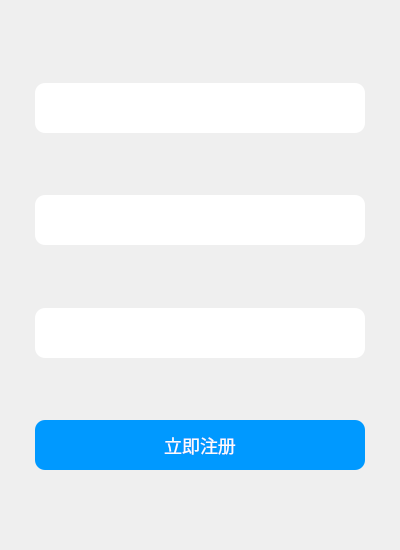
<?xml version="1.0" encoding="UTF-8"?>
<ui version="4.0">
 <class>Reg</class>
 <widget class="QWidget" name="Reg">
  <property name="geometry">
   <rect>
    <x>0</x>
    <y>0</y>
    <width>400</width>
    <height>550</height>
   </rect>
  </property>
  <property name="sizePolicy">
   <sizepolicy hsizetype="Fixed" vsizetype="Fixed">
    <horstretch>0</horstretch>
    <verstretch>0</verstretch>
   </sizepolicy>
  </property>
  <property name="minimumSize">
   <size>
    <width>400</width>
    <height>550</height>
   </size>
  </property>
  <property name="maximumSize">
   <size>
    <width>400</width>
    <height>550</height>
   </size>
  </property>
  <property name="contextMenuPolicy">
   <enum>Qt::ContextMenuPolicy::ActionsContextMenu</enum>
  </property>
  <property name="windowTitle">
   <string/>
  </property>
  <property name="styleSheet">
   <string notr="true"/>
  </property>
  <layout class="QVBoxLayout" name="centralLayout" stretch="0,0,0,0,0,0,0,0,0,0,0,0,0">
   <property name="spacing">
    <number>3</number>
   </property>
   <property name="leftMargin">
    <number>0</number>
   </property>
   <property name="topMargin">
    <number>0</number>
   </property>
   <property name="rightMargin">
    <number>0</number>
   </property>
   <property name="bottomMargin">
    <number>0</number>
   </property>
   <item>
    <widget class="QWidget" name="menuWidget" native="true">
     <property name="sizePolicy">
      <sizepolicy hsizetype="Fixed" vsizetype="Fixed">
       <horstretch>0</horstretch>
       <verstretch>0</verstretch>
      </sizepolicy>
     </property>
     <property name="minimumSize">
      <size>
       <width>400</width>
       <height>40</height>
      </size>
     </property>
     <property name="maximumSize">
      <size>
       <width>400</width>
       <height>40</height>
      </size>
     </property>
     <layout class="QHBoxLayout" name="horizontalLayout">
      <item>
       <spacer name="horizontalSpacer">
        <property name="orientation">
         <enum>Qt::Orientation::Horizontal</enum>
        </property>
        <property name="sizeHint" stdset="0">
         <size>
          <width>343</width>
          <height>19</height>
         </size>
        </property>
       </spacer>
      </item>
      <item>
       <widget class="QPushButton" name="shutdownButton">
        <property name="sizePolicy">
         <sizepolicy hsizetype="Fixed" vsizetype="Fixed">
          <horstretch>0</horstretch>
          <verstretch>0</verstretch>
         </sizepolicy>
        </property>
        <property name="minimumSize">
         <size>
          <width>30</width>
          <height>30</height>
         </size>
        </property>
        <property name="maximumSize">
         <size>
          <width>30</width>
          <height>30</height>
         </size>
        </property>
        <property name="styleSheet">
         <string notr="true">QPushButton{
    border:none;
    background:transparent;
	border-radius:5px;
	font-size:18px;
}

QPushButton:hover{
    background: #ff4444;
    color: white;
}</string>
        </property>
        <property name="text">
         <string/>
        </property>
       </widget>
      </item>
     </layout>
    </widget>
   </item>
   <item>
    <spacer name="verticalSpacer_5">
     <property name="orientation">
      <enum>Qt::Orientation::Vertical</enum>
     </property>
     <property name="sizeType">
      <enum>QSizePolicy::Policy::Fixed</enum>
     </property>
     <property name="sizeHint" stdset="0">
      <size>
       <width>20</width>
       <height>40</height>
      </size>
     </property>
    </spacer>
   </item>
   <item alignment="Qt::AlignmentFlag::AlignHCenter|Qt::AlignmentFlag::AlignVCenter">
    <widget class="QWidget" name="phoneHolder" native="true">
     <property name="sizePolicy">
      <sizepolicy hsizetype="Fixed" vsizetype="Fixed">
       <horstretch>0</horstretch>
       <verstretch>0</verstretch>
      </sizepolicy>
     </property>
     <property name="minimumSize">
      <size>
       <width>330</width>
       <height>50</height>
      </size>
     </property>
     <property name="maximumSize">
      <size>
       <width>330</width>
       <height>50</height>
      </size>
     </property>
     <property name="styleSheet">
      <string notr="true">QWidget#phoneHolder {
    background-color: #ffffff;
    border: none;
	border-top-left-radius: 10px;
	border-top-right-radius:10px;
	border-bottom-left-radius:10px;
	border-bottom-right-radius:10px;
}

</string>
     </property>
     <layout class="QVBoxLayout" name="verticalLayout_2">
      <property name="spacing">
       <number>0</number>
      </property>
      <property name="leftMargin">
       <number>0</number>
      </property>
      <property name="topMargin">
       <number>0</number>
      </property>
      <property name="rightMargin">
       <number>0</number>
      </property>
      <property name="bottomMargin">
       <number>0</number>
      </property>
      <item alignment="Qt::AlignmentFlag::AlignHCenter|Qt::AlignmentFlag::AlignVCenter">
       <widget class="QLineEdit" name="phoneNumber">
        <property name="sizePolicy">
         <sizepolicy hsizetype="Fixed" vsizetype="Fixed">
          <horstretch>0</horstretch>
          <verstretch>0</verstretch>
         </sizepolicy>
        </property>
        <property name="minimumSize">
         <size>
          <width>300</width>
          <height>30</height>
         </size>
        </property>
        <property name="maximumSize">
         <size>
          <width>300</width>
          <height>30</height>
         </size>
        </property>
        <property name="font">
         <font>
          <pointsize>11</pointsize>
         </font>
        </property>
        <property name="styleSheet">
         <string notr="true">QLineEdit#phoneNumber{
	border: none;
}
</string>
        </property>
        <property name="text">
         <string/>
        </property>
       </widget>
      </item>
     </layout>
    </widget>
   </item>
   <item alignment="Qt::AlignmentFlag::AlignHCenter">
    <widget class="QLabel" name="phoneStandard">
     <property name="text">
      <string/>
     </property>
    </widget>
   </item>
   <item>
    <spacer name="verticalSpacer">
     <property name="orientation">
      <enum>Qt::Orientation::Vertical</enum>
     </property>
     <property name="sizeType">
      <enum>QSizePolicy::Policy::Fixed</enum>
     </property>
     <property name="sizeHint" stdset="0">
      <size>
       <width>20</width>
       <height>40</height>
      </size>
     </property>
    </spacer>
   </item>
   <item alignment="Qt::AlignmentFlag::AlignHCenter">
    <widget class="QWidget" name="usernameHolder" native="true">
     <property name="sizePolicy">
      <sizepolicy hsizetype="Fixed" vsizetype="Fixed">
       <horstretch>0</horstretch>
       <verstretch>0</verstretch>
      </sizepolicy>
     </property>
     <property name="minimumSize">
      <size>
       <width>330</width>
       <height>50</height>
      </size>
     </property>
     <property name="maximumSize">
      <size>
       <width>330</width>
       <height>50</height>
      </size>
     </property>
     <property name="styleSheet">
      <string notr="true">QWidget#usernameHolder {
    background-color: #ffffff;
    border: none;
	border-top-left-radius: 10px;
	border-top-right-radius:10px;
	border-bottom-left-radius:10px;
	border-bottom-right-radius:10px;
}</string>
     </property>
     <layout class="QVBoxLayout" name="verticalLayout_3">
      <property name="spacing">
       <number>0</number>
      </property>
      <property name="leftMargin">
       <number>0</number>
      </property>
      <property name="topMargin">
       <number>0</number>
      </property>
      <property name="rightMargin">
       <number>0</number>
      </property>
      <property name="bottomMargin">
       <number>0</number>
      </property>
      <item alignment="Qt::AlignmentFlag::AlignHCenter|Qt::AlignmentFlag::AlignVCenter">
       <widget class="QLineEdit" name="userName">
        <property name="sizePolicy">
         <sizepolicy hsizetype="Fixed" vsizetype="Fixed">
          <horstretch>0</horstretch>
          <verstretch>0</verstretch>
         </sizepolicy>
        </property>
        <property name="minimumSize">
         <size>
          <width>300</width>
          <height>30</height>
         </size>
        </property>
        <property name="maximumSize">
         <size>
          <width>300</width>
          <height>30</height>
         </size>
        </property>
        <property name="font">
         <font>
          <pointsize>11</pointsize>
         </font>
        </property>
        <property name="styleSheet">
         <string notr="true">QLineEdit#userName{
	border:none;
}</string>
        </property>
        <property name="text">
         <string/>
        </property>
       </widget>
      </item>
     </layout>
    </widget>
   </item>
   <item alignment="Qt::AlignmentFlag::AlignHCenter|Qt::AlignmentFlag::AlignVCenter">
    <widget class="QLabel" name="usernameStandard">
     <property name="sizePolicy">
      <sizepolicy hsizetype="Preferred" vsizetype="Preferred">
       <horstretch>0</horstretch>
       <verstretch>0</verstretch>
      </sizepolicy>
     </property>
     <property name="font">
      <font>
       <pointsize>8</pointsize>
      </font>
     </property>
     <property name="text">
      <string/>
     </property>
    </widget>
   </item>
   <item>
    <spacer name="verticalSpacer_2">
     <property name="orientation">
      <enum>Qt::Orientation::Vertical</enum>
     </property>
     <property name="sizeType">
      <enum>QSizePolicy::Policy::Fixed</enum>
     </property>
     <property name="sizeHint" stdset="0">
      <size>
       <width>20</width>
       <height>40</height>
      </size>
     </property>
    </spacer>
   </item>
   <item alignment="Qt::AlignmentFlag::AlignHCenter|Qt::AlignmentFlag::AlignVCenter">
    <widget class="QWidget" name="passwordHolder" native="true">
     <property name="sizePolicy">
      <sizepolicy hsizetype="Fixed" vsizetype="Fixed">
       <horstretch>0</horstretch>
       <verstretch>0</verstretch>
      </sizepolicy>
     </property>
     <property name="minimumSize">
      <size>
       <width>330</width>
       <height>50</height>
      </size>
     </property>
     <property name="maximumSize">
      <size>
       <width>330</width>
       <height>50</height>
      </size>
     </property>
     <property name="styleSheet">
      <string notr="true">QWidget#passwordHolder {
    background-color: #ffffff;
    border: none;
	border-top-left-radius: 10px;
	border-top-right-radius:10px;
	border-bottom-left-radius:10px;
	border-bottom-right-radius:10px;
}</string>
     </property>
     <layout class="QVBoxLayout" name="verticalLayout_4">
      <property name="spacing">
       <number>0</number>
      </property>
      <property name="leftMargin">
       <number>0</number>
      </property>
      <property name="topMargin">
       <number>0</number>
      </property>
      <property name="rightMargin">
       <number>0</number>
      </property>
      <property name="bottomMargin">
       <number>0</number>
      </property>
      <item alignment="Qt::AlignmentFlag::AlignHCenter|Qt::AlignmentFlag::AlignVCenter">
       <widget class="QLineEdit" name="password">
        <property name="sizePolicy">
         <sizepolicy hsizetype="Fixed" vsizetype="Fixed">
          <horstretch>0</horstretch>
          <verstretch>0</verstretch>
         </sizepolicy>
        </property>
        <property name="minimumSize">
         <size>
          <width>300</width>
          <height>30</height>
         </size>
        </property>
        <property name="maximumSize">
         <size>
          <width>300</width>
          <height>30</height>
         </size>
        </property>
        <property name="font">
         <font>
          <pointsize>11</pointsize>
         </font>
        </property>
        <property name="styleSheet">
         <string notr="true">QLineEdit#password{
	border:none;
}</string>
        </property>
        <property name="text">
         <string/>
        </property>
       </widget>
      </item>
     </layout>
    </widget>
   </item>
   <item alignment="Qt::AlignmentFlag::AlignHCenter">
    <widget class="QLabel" name="passwordStandard">
     <property name="text">
      <string/>
     </property>
    </widget>
   </item>
   <item>
    <spacer name="verticalSpacer_3">
     <property name="orientation">
      <enum>Qt::Orientation::Vertical</enum>
     </property>
     <property name="sizeType">
      <enum>QSizePolicy::Policy::Fixed</enum>
     </property>
     <property name="sizeHint" stdset="0">
      <size>
       <width>20</width>
       <height>40</height>
      </size>
     </property>
    </spacer>
   </item>
   <item alignment="Qt::AlignmentFlag::AlignHCenter|Qt::AlignmentFlag::AlignVCenter">
    <widget class="QPushButton" name="registerButton">
     <property name="sizePolicy">
      <sizepolicy hsizetype="Fixed" vsizetype="Fixed">
       <horstretch>0</horstretch>
       <verstretch>0</verstretch>
      </sizepolicy>
     </property>
     <property name="minimumSize">
      <size>
       <width>330</width>
       <height>50</height>
      </size>
     </property>
     <property name="styleSheet">
      <string notr="true">QPushButton{
    border:none;
	background-color: #0099FF;
	border-top-left-radius: 10px;
	border-top-right-radius:10px;
	border-bottom-left-radius:10px;
	border-bottom-right-radius:10px;
	font-size:18px;
	color: #FCFCFC;	
}

QPushButton:hover{
	background-color: #008DE8;
}</string>
     </property>
     <property name="text">
      <string>立即注册</string>
     </property>
    </widget>
   </item>
   <item>
    <spacer name="verticalSpacer_4">
     <property name="orientation">
      <enum>Qt::Orientation::Vertical</enum>
     </property>
     <property name="sizeType">
      <enum>QSizePolicy::Policy::Fixed</enum>
     </property>
     <property name="sizeHint" stdset="0">
      <size>
       <width>20</width>
       <height>80</height>
      </size>
     </property>
    </spacer>
   </item>
  </layout>
 </widget>
 <resources/>
 <connections/>
</ui>
